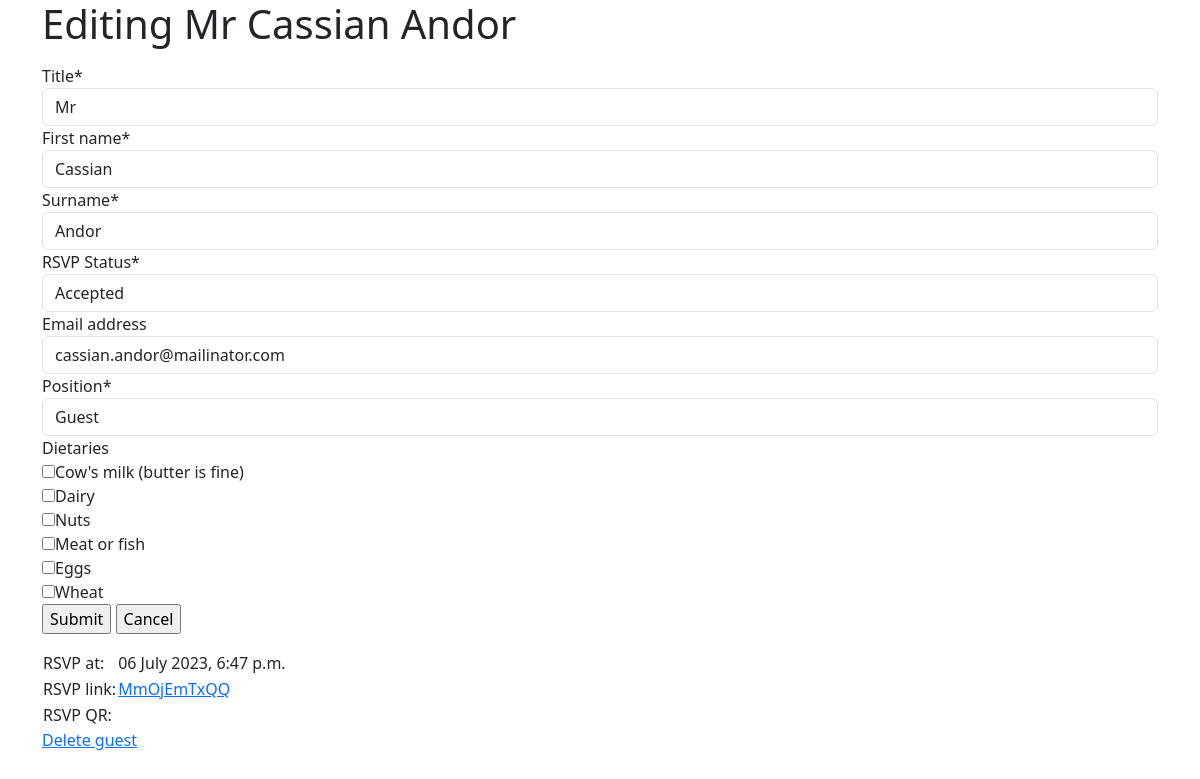
Screenshot of /guests/790/update/ (signed in) with the database file from the repository.
### weddingwrangle/models.py (models this page shows, shortened)
class Guest(models.Model):
    first_name = models.CharField(max_length=30)
    surname = models.CharField(max_length=30)
    email_address = models.CharField(max_length=50, blank=True)
    rsvp_link = models.CharField(max_length=15, verbose_name="RSVP Link")
    rsvp_qr = models.BinaryField(
        null=True, blank=True, editable=False, verbose_name="RSVP QR"
    )
    title = models.ForeignKey(Title, on_delete=models.CASCADE, related_name="guest")
    position = models.ForeignKey(
        Position, on_delete=models.CASCADE, related_name="guest"
    )
    rsvp_status = models.ForeignKey(
        RSVPStatus,
        on_delete=models.CASCADE,
        related_name="guest",
        verbose_name="RSVP Status",
    )
    partner = models.ForeignKey(
        "self",
        on_delete=models.SET_NULL,
        null=True,
        blank=True,
    )
    dietaries = models.ManyToManyField(Dietary, related_name="guest", blank=True)
    emails = models.ManyToManyField(Email, related_name="guest", blank=True)
    audiences = models.ManyToManyField(Audience, related_name="guest", blank=True)
    created_at = models.DateTimeField(auto_now_add=True)
    updated_at = models.DateTimeField(auto_now=True)
    rsvp_at = models.DateTimeField(blank=True, null=True)

### weddingwrangle/views.py (the view)
class GuestUpdate(LoginRequiredMixin, UpdateView):
    model = Guest
    form_class = GuestForm
    success_url = reverse_lazy("guest_list")
    template_name_suffix = "_update"
    def get_context_data(self, **kwargs):
        context = super().get_context_data(**kwargs)
        rsvp_link = self.get_object().rsvp_link
        context["qr_url"] = self.request.build_absolute_uri(
            reverse("rsvp", args=[rsvp_link])
        )
        return context

### weddingwrangle/forms.py (shortened to what this page needs)
class GuestForm(forms.ModelForm):
    class Meta:
        model = Guest
        fields = [
            "title",
            "first_name",
            "surname",
            "rsvp_status",
            "email_address",
            "position",
            "dietaries",
        ]
        widgets = {"dietaries": forms.CheckboxSelectMultiple}

### weddingwrangle/models.py (called while the page is built)
    def __str__(self):
        return self.name

    def __str__(self):
        return self.name

    def __str__(self):
        return self.name

    def __str__(self):
        return self.name

### weddingwrangle/templates/weddingwrangle/guest_update.html (shortened to what this page needs)
{% extends "base_bootstrap.html" %}
{% load crispy_forms_tags %}
{% load qr_code %}
{% block content %}
  <h1> Editing {{ guest.title }} {{ guest.first_name }} {{ guest.surname }} </h1>
  <p>
    <form action="" method="post" id="guest_form" enctype="multipart/form-data">
      {{ form|crispy }}
        <input type="submit" value="Submit">
        <input type="submit" value="Cancel"
           onclick="window.location.href='{% url 'guest_list' %}';return false;">
    </form>
  </p>
    <table>
      <tr>
        <td>
          RSVP at:
        </td>
        <td>
          {{ guest.rsvp_at|date:"d F Y, P" }}
        </td>
      </tr>
      <tr>
        <td>
          RSVP link:
        </td>
        <td>
          <a href={% url 'rsvp' guest.rsvp_link %}>{{ guest.rsvp_link }}</a>
        </td>
      </tr>
      <tr>
        <td>
          RSVP QR:
        </td>
        <td>
        </td>
      </tr>
    </table>
  <p>
   <a href={% url 'guest_delete' guest.id %}>Delete guest</a>
  </p>
{% endblock %}

### rows the page displays
Guest: title "Mr", first_name "Cassian", surname "Andor", rsvp_status "Accepted", email_address "cassian.andor@mailinator.com", position "Guest", rsvp_at "06 July 2023, 6:47 p.m.", rsvp_link "MmOjEmTxQQ"
